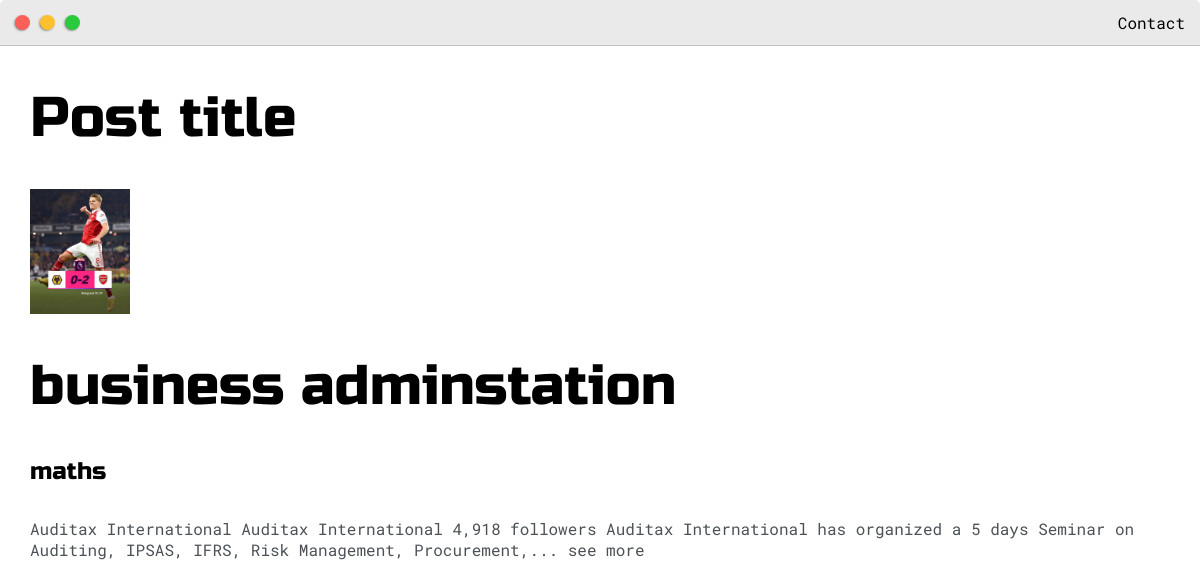
Page /post/business-adminstation/ on the committed database.
### mywebsite/models.py (models this page shows, shortened)
class Post(models.Model):
    headline = models.CharField(max_length=200)
    sub_headline = models.CharField(max_length=200, blank=True, null=True)
    thumbnail = models.ImageField(null=True, blank=True, upload_to= "image", default="placeholder.png")
    body= RichTextUploadingField(blank=True, null=True)
    created = models.DateTimeField(auto_now_add=True)
    active = models.BooleanField(default=False)
    feature = models.BooleanField(default=False)
    tags = models.ManyToManyField(Tag, null=True)
    slug = models.SlugField(null=True, blank=True)

### mywebsite/views.py (the view)
# urls.py: path('post/<slug:slug>/', views.post, name='post'),
def post(request,slug):
    post= Post.objects.get(slug=slug)
    context={'post': post}
    return render(request, 'mywebsite/post.html',context)

### mywebsite/templates/mywebsite/post.html (shortened to what this page needs)
{%extends 'mywebsite/main.html'%}
{% load static %}
{%block content%}
<div class="main-container">
 <h1>Post title</h1>
<img src="{{post.thumbnail.url}}">
<h1>{{post.headline}}</h1>
<h4>{{post.sub_headline}}</h4>
<p> {{post.body|safe}}</p>
</div>
{%endblock content%}

### static/css/default.css (style rules this page uses)
:root { --mainColor:#eaeaea; --secondaryColor:#fff; --borderColor:#c1c1c1; --mainText:black; --secondaryText:#4b5156; --themeDotBorder:#24292e; --previewBg:rgb(251, 249, 243, 0.8); --previewShadow:#f0ead6; --buttonColor:black; }
html, body { padding: 0; margin: 0; scroll-behavior: smooth; }
body * { transition: 0.3s; }
h1, h2, h3, h4, h5, h6, strong { color: var(--mainText); font-family: 'Russo One', sans-serif; font-weight: 500; }
p, li, span, label, input, textarea { color: var(--secondaryText); font-family: 'Roboto Mono', monospace; }
h1 { font-size: 56px; }
h4 { font-size: 24px; }
.main-container { width: 1200px; margin: 0 auto; }
@media screen and (max-width: 1200px) { .main-container { width: 95%; } }

### mywebsite/templates/mywebsite/post.html (style rules this page uses)
img { max-width: 100; object-fit: cover; }

### rows in the picture
Post: thumbnail (picture), headline "business adminstation", sub_headline "maths", body "Auditax International Auditax International 4,918 followers Auditax International has organized a 5 days Seminar on Auditing, IPSAS, IFRS, Risk Management, Procurement,... see more"
